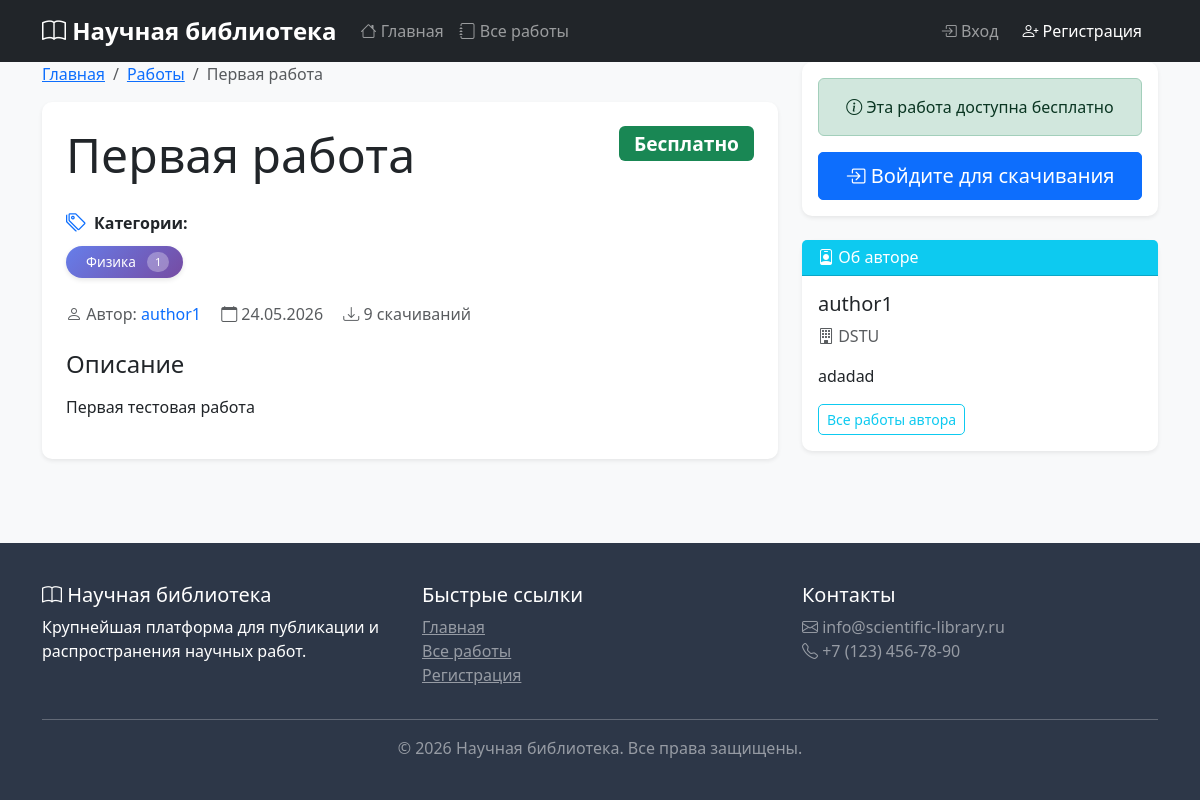
The app's page /works/1/, older data.
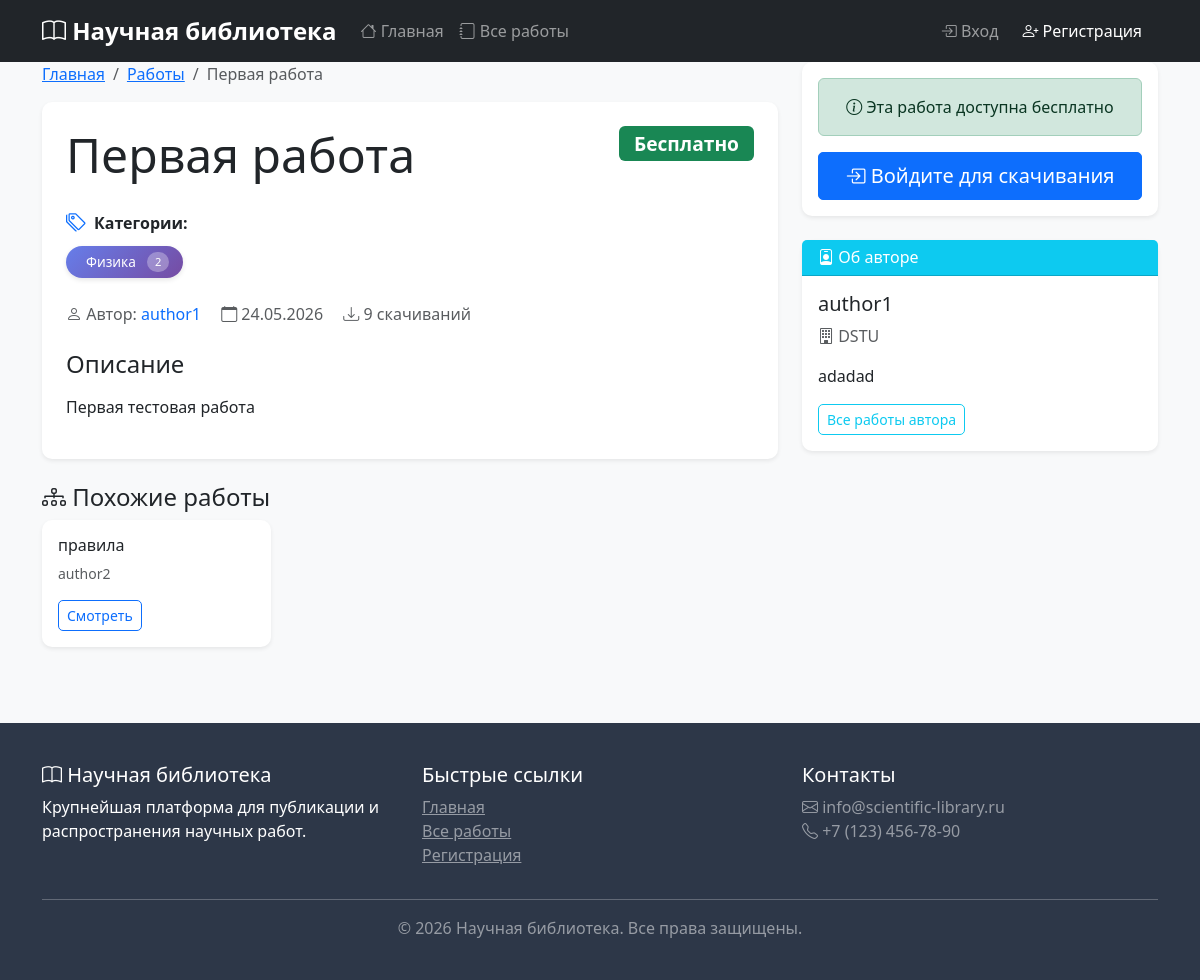
The same page, newer data.
### works/models.py (models this page shows, shortened)
class Category(models.Model):
    name = models.CharField(max_length=100, unique=True, verbose_name="Название категории")
    slug = models.SlugField(max_length=100, unique=True, verbose_name="URL-метка")
    description = models.TextField(blank=True, verbose_name="Описание категории")
    icon = models.CharField(max_length=50, blank=True, help_text="Иконка из Bootstrap Icons", verbose_name="Иконка")
    created_at = models.DateTimeField(auto_now_add=True, null=True)
    class Meta:
        verbose_name = "Категория"
        verbose_name_plural = "Категории"
        ordering = ['name']

class Work(models.Model):
    STATUS_CHOICES = [
        ('pending', 'На модерации'),
        ('approved', 'Одобрено'),
        ('rejected', 'Отклонено'),
    ]
    title = models.CharField(max_length=200, verbose_name="Название")
    description = models.TextField(verbose_name="Описание")
    author = models.ForeignKey(
        settings.AUTH_USER_MODEL,
        on_delete=models.CASCADE,
        related_name='works',
        verbose_name="Автор"
    )
    categories = models.ManyToManyField(
        Category,
        related_name='works',
        blank=True,
        verbose_name="Категории"
    )
    file = models.FileField(upload_to='works/%Y/%m/%d/', verbose_name="Файл работы", null=True, blank=True)
    price = models.DecimalField(max_digits=10, decimal_places=2, default=0, verbose_name="Цена")
    moderation_status = models.CharField(max_length=20, choices=STATUS_CHOICES, default='pending')
    moderation_comment = models.TextField(blank=True)
    created_at = models.DateTimeField(auto_now_add=True)
    updated_at = models.DateTimeField(auto_now=True)
    published_at = models.DateTimeField(null=True, blank=True)
    downloads_count = models.PositiveIntegerField(default=0)
    class Meta:
        ordering = ['-created_at']
        verbose_name = "Работа"
        verbose_name_plural = "Работы"
    def is_free(self):
        return self.price == 0

### accounts/models.py (models this page shows, shortened)
class User(AbstractUser):
    ROLE_CHOICES = [
        ('user', 'Пользователь'),
        ('author', 'Автор'),
        ('moderator', 'Модератор'),
        ('admin', 'Администратор'),
    ]
    role = models.CharField(max_length=20, choices=ROLE_CHOICES, default='user')
    email = models.EmailField(unique=True)

### works/views.py (the view, shortened to what this page needs)
# urls.py: path('<int:work_id>/', views.work_detail, name='work_detail'),
def work_detail(request, work_id):
    work = get_object_or_404(Work, id=work_id)
    has_purchased = False
    if request.user.is_authenticated:
        has_purchased = Purchase.objects.filter(user=request.user, work=work).exists()
    similar_works = Work.objects.filter(
        moderation_status='approved',
        categories__in=work.categories.all()
    ).exclude(id=work.id).distinct()[:3]
    context = {
        'work': work,
        'has_purchased': has_purchased,
        'similar_works': similar_works,
    }
    return render(request, 'works/work_detail.html', context)

### templates/works/work_detail.html (shortened to what the changed rows need)
{% extends 'base.html' %}
{% load static %}
{% block content %}
<div class="container">
    <div class="row">
        <div class="col-md-8">
            <div class="card border-0 shadow-sm mb-4">
                <div class="card-body p-4">
                    <div class="d-flex justify-content-between align-items-start mb-3">
                        <h1 class="display-5">{{ work.title }}</h1>
                    </div>
                    <div class="mb-4">
                        <div class="d-flex flex-wrap gap-2">
                            {% for category in work.categories.all %}
                                <a href="{% url 'works:work_list' %}?category={{ category.slug }}"
                                   class="category-badge text-decoration-none">
                                    {{ category.name }}
                                    <span class="category-count">{{ category.works.count }}</span>
                                </a>
                            {% empty %}
                                <span class="text-muted">Без категории</span>
                            {% endfor %}
                        </div>
                    </div>
                </div>
            </div>
            {% if similar_works %}
            <div class="mt-4">
                <h4><i class="bi bi-diagram-3"></i> Похожие работы</h4>
                <div class="row">
                    {% for similar in similar_works %}
                        <div class="col-md-4 mb-3">
                            <div class="card h-100 border-0 shadow-sm">
                                <div class="card-body">
                                    <h6 class="card-title">{{ similar.title|truncatewords:5 }}</h6>
                                    <p class="small text-muted">{{ similar.author.username }}</p>
                                    <a href="{% url 'works:work_detail' similar.id %}" class="btn btn-sm btn-outline-primary">
                                        Смотреть
                                    </a>
                                </div>
                            </div>
                        </div>
                    {% endfor %}
                </div>
            </div>
            {% endif %}
        </div>
    </div>
</div>
{% endblock %}

Row changes from the older to the newer data that the page shows:
computed for Category "Физика": works.count "1" → "2"
added Work: title "правила", author.username "author2"
Text that changed along with them:
text now shown: "Похожие работы"
